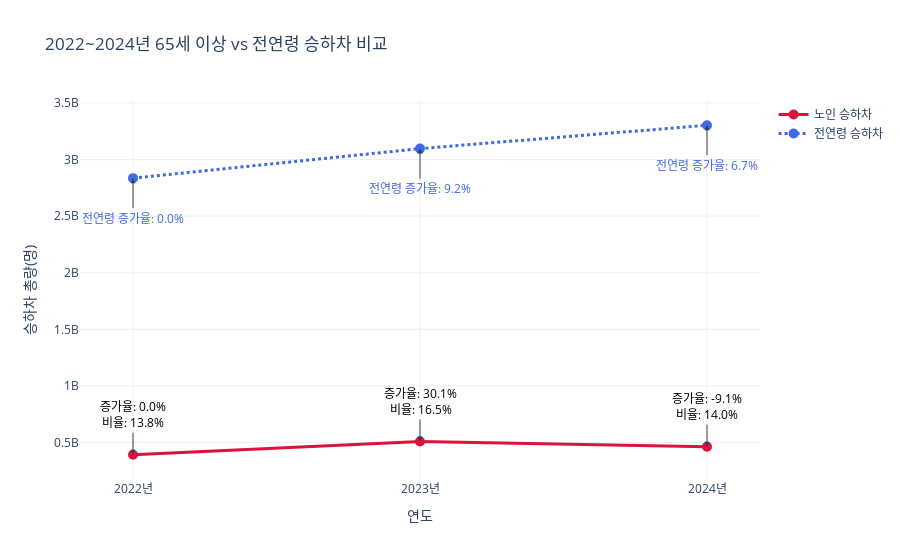

Here is the notebook cell this chart was saved with:
### Code cell
# ---------------------------
# 3. 시간대 컬럼 정의
# ---------------------------
time_cols = [
    '06시간대이전', '06-07시간대', '07-08시간대', '08-09시간대', '09-10시간대',
    '10-11시간대', '11-12시간대', '12-13시간대', '13-14시간대', '14-15시간대',
    '15-16시간대', '16-17시간대', '17-18시간대', '18-19시간대', '19-20시간대',
    '20-21시간대', '21-22시간대', '22-23시간대', '23-24시간대', '24시간대이후'
]

# ---------------------------
# 4. 일일총승객수 컬럼 생성 함수
# ---------------------------
def add_total_passengers(df):
    for col in time_cols:
        df[col] = pd.to_numeric(df[col], errors='coerce').fillna(0)
    df['일일총승객수'] = df[time_cols].sum(axis=1)
    return df

# 적용
senior22_df = add_total_passengers(senior22_df)
senior23_df = add_total_passengers(senior23_df)
senior24_df = add_total_passengers(senior24_df)
total22_df = add_total_passengers(total22_df)
total23_df = add_total_passengers(total23_df)
total24_df = add_total_passengers(total24_df)

# ---------------------------
# 5. 연도별 합계 계산
# ---------------------------
senior_totals = [
    senior22_df['일일총승객수'].sum(),
    senior23_df['일일총승객수'].sum(),
    senior24_df['일일총승객수'].sum()
]

total_totals = [
    total22_df['일일총승객수'].sum(),
    total23_df['일일총승객수'].sum(),
    total24_df['일일총승객수'].sum()
]

years = ['2022년', '2023년', '2024년']

# ---------------------------
# 6. 노인 비율과 증가율 계산
# ---------------------------
# 전연령 대비 노인 비율 (%)
senior_ratio = [s/t*100 for s, t in zip(senior_totals, total_totals)]

# 노인 증가율 (전년도 대비 %)
senior_increase_rate = [0] + [(senior_totals[i] - senior_totals[i-1])/senior_totals[i-1]*100 for i in range(1, len(senior_totals))]

# 전연령 증가율 (전년도 대비 %)
total_increase_rate = [0] + [(total_totals[i] - total_totals[i-1])/total_totals[i-1]*100 for i in range(1, len(total_totals))]

# ---------------------------
# 7. 시각화 (Plotly)
# ---------------------------
fig = go.Figure()

# 노인 승하차 합계 선 그래프
fig.add_trace(go.Scatter(
    x=years, y=senior_totals,
    mode='lines+markers',
    name='노인 승하차',
    line=dict(color='crimson', width=3),
    marker=dict(size=10)
))

# 전연령 승하차 합계 선 그래프
fig.add_trace(go.Scatter(
    x=years, y=total_totals,
    mode='lines+markers',
    name='전연령 승하차',
    line=dict(color='royalblue', width=3, dash='dot'),
    marker=dict(size=10)
))

# 증가율과 비율 주석 추가
for i, year in enumerate(years):
    # 노인 증가율 + 비율
    fig.add_annotation(
        x=year, y=senior_totals[i],
        text=f"증가율: {senior_increase_rate[i]:.1f}%<br>비율: {senior_ratio[i]:.1f}%",
        showarrow=True,
        arrowhead=2,
        ax=0,
        ay=-40,
        font=dict(color='black', size=12)
    )
    # 전연령 증가율
    fig.add_annotation(
        x=year, y=total_totals[i],
        text=f"전연령 증가율: {total_increase_rate[i]:.1f}%",
        showarrow=True,
        arrowhead=2,
        ax=0,
        ay=40,
        font=dict(color='royalblue', size=12)
    )

# 레이아웃 설정
fig.update_layout(
    title="2022~2024년 65세 이상 vs 전연령 승하차 비교",
    xaxis_title="연도",
    yaxis_title="승하차 총량(명)",
    template="plotly_white"
)


# --- 이전 그래프 구성 그대로 ---
fig = go.Figure()

fig.add_trace(go.Scatter(
    x=years, y=senior_totals,
    mode='lines+markers',
    name='노인 승하차',
    line=dict(color='crimson', width=3),
    marker=dict(size=10)
))

fig.add_trace(go.Scatter(
    x=years, y=total_totals,
    mode='lines+markers',
    name='전연령 승하차',
    line=dict(color='royalblue', width=3, dash='dot'),
    marker=dict(size=10)
))

# 증가율과 비율 주석
for i, year in enumerate(years):
    fig.add_annotation(
        x=year, y=senior_totals[i],
        text=f"증가율: {senior_increase_rate[i]:.1f}%<br>비율: {senior_ratio[i]:.1f}%",
        showarrow=True,
        arrowhead=2,
        ax=0,
        ay=-40,
        font=dict(color='black', size=12)
    )
    fig.add_annotation(
        x=year, y=total_totals[i],
        text=f"전연령 증가율: {total_increase_rate[i]:.1f}%",
        showarrow=True,
        arrowhead=2,
        ax=0,
        ay=40,
        font=dict(color='royalblue', size=12)
    )

# --- y축 한국 단위 적용 ---
def korea_tick_format(x):
    if x >= 1e8:
        return f"{x/1e8:.1f}억 명"
    elif x >= 1e4:
        return f"{x/1e4:.1f}만 명"
    else:
        return f"{int(x)}명"

fig.update_layout(
    title="2022~2024년 65세 이상 vs 전연령 승하차 비교",
    xaxis_title="연도",
    yaxis_title="승하차 총량(명)",
    yaxis=dict(
        tickmode='auto',
        tickformat='',
        tickvals=[0, 1e6, 5e6, 1e7, 2e7],  # 필요하면 눈금값 조정
        ticktext=[korea_tick_format(x) for x in [0, 1e6, 5e6, 1e7, 2e7]]
    ),
    template="plotly_white"
)

fig.show()

### Figure 1 — Plotly figure (JSON) as saved in the notebook; plotly's stock layout.template omitted (floating-point values rounded to 4 significant figures)
{"data": [{"line": {"color": "crimson", "width": 3}, "marker": {"size": 10}, "mode": "lines+markers", "name": "노인 승하차", "type": "scatter", "x": ["2022년", "2023년", "2024년"], "y": [391732050, 509523230, 462981953]}, {"line": {"color": "royalblue", "dash": "dot", "width": 3}, "marker": {"size": 10}, "mode": "lines+markers", "name": "전연령 승하차", "type": "scatter", "x": ["2022년", "2023년", "2024년"], "y": [2835350063, 3096242690, 3302748460]}], "layout": {"annotations": [{"arrowhead": 2, "ax": 0, "ay": -40, "font": {"color": "black", "size": 12}, "showarrow": true, "text": "증가율: 0.0%<br>비율: 13.8%", "x": "2022년", "y": 391732050}, {"arrowhead": 2, "ax": 0, "ay": 40, "font": {"color": "royalblue", "size": 12}, "showarrow": true, "text": "전연령 증가율: 0.0%", "x": "2022년", "y": 2835350063}, {"arrowhead": 2, "ax": 0, "ay": -40, "font": {"color": "black", "size": 12}, "showarrow": true, "text": "증가율: 30.1%<br>비율: 16.5%", "x": "2023년", "y": 509523230}, {"arrowhead": 2, "ax": 0, "ay": 40, "font": {"color": "royalblue", "size": 12}, "showarrow": true, "text": "전연령 증가율: 9.2%", "x": "2023년", "y": 3096242690}, {"arrowhead": 2, "ax": 0, "ay": -40, "font": {"color": "black", "size": 12}, "showarrow": true, "text": "증가율: -9.1%<br>비율: 14.0%", "x": "2024년", "y": 462981953}, {"arrowhead": 2, "ax": 0, "ay": 40, "font": {"color": "royalblue", "size": 12}, "showarrow": true, "text": "전연령 증가율: 6.7%", "x": "2024년", "y": 3302748460}], "title": {"text": "2022~2024년 65세 이상 vs 전연령 승하차 비교"}, "xaxis": {"title": {"text": "연도"}}, "yaxis": {"tickformat": "", "tickmode": "auto", "ticktext": ["0명", "100.0만 명", "500.0만 명", "1000.0만 명", "2000.0만 명"], "tickvals": [0, 1000000, 5000000, 10000000, 20000000], "title": {"text": "승하차 총량(명)"}}}}
